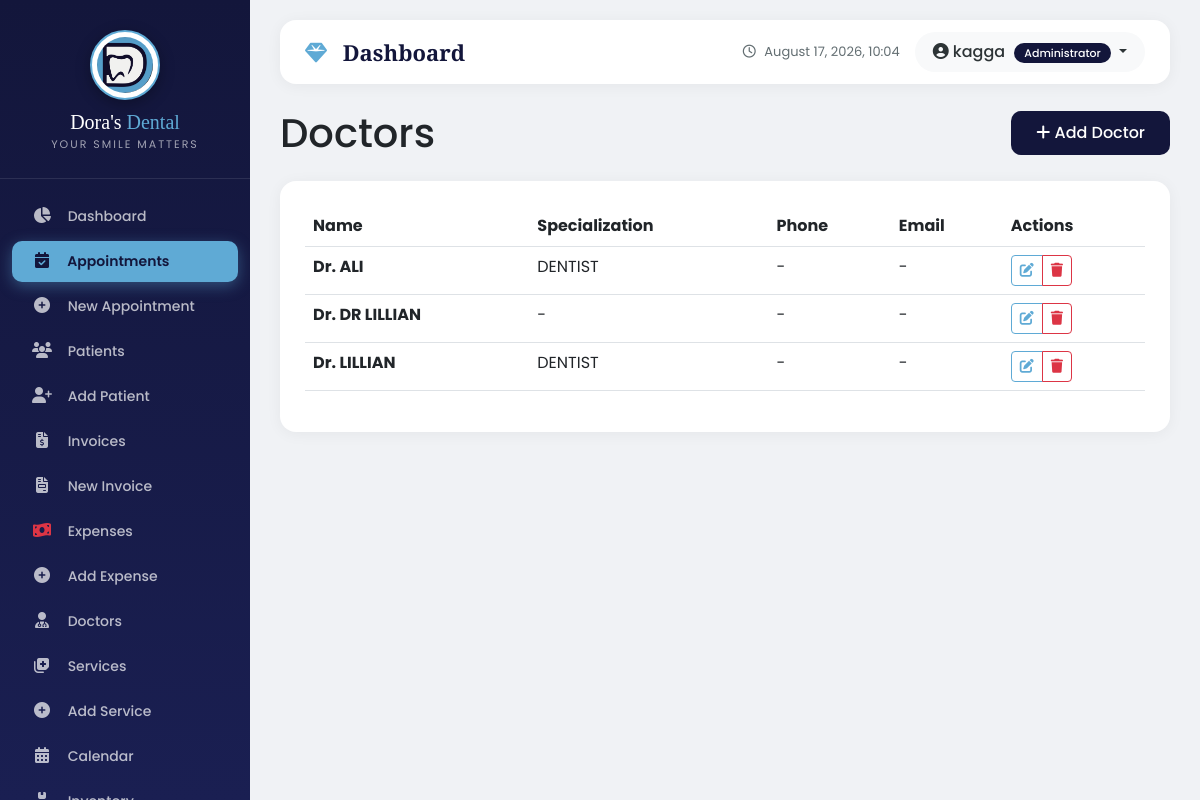
The app's page /appointments/doctors/ (signed in) with its own data.
### core/models.py (models this page shows, shortened)
class UserProfile(models.Model):
    ROLE_CHOICES = [
        ('admin', 'Administrator'),
        ('doctor', 'Doctor'),
        ('receptionist', 'Receptionist'),
        ('accountant', 'Accountant'),
        ('nurse', 'Nurse'),
        ('assistant', 'Assistant'),
    ]
    user = models.OneToOneField(User, on_delete=models.CASCADE, related_name='profile')
    role = models.CharField(max_length=20, choices=ROLE_CHOICES, default='receptionist')
    phone = models.CharField(max_length=20, blank=True, null=True)
    address = models.TextField(blank=True, null=True)
    profile_picture = models.ImageField(upload_to='profile_pics/', blank=True, null=True)
    is_active = models.BooleanField(default=True)
    created_at = models.DateTimeField(auto_now_add=True)
    updated_at = models.DateTimeField(auto_now=True)
    doctor = models.OneToOneField('appointments.Doctor', on_delete=models.SET_NULL, null=True, blank=True, related_name='user_profile')
    phone_verified = models.BooleanField(default=False)
    otp_code = models.CharField(max_length=6, blank=True, null=True)
    otp_created_at = models.DateTimeField(blank=True, null=True)
    otp_attempts = models.IntegerField(default=0)  # Fixed: added default=0
    last_otp_sent = models.DateTimeField(blank=True, null=True)
    class Meta:
        ordering = ['user__username']

### appointments/models.py (models this page shows, shortened)
class Doctor(models.Model):
    name = models.CharField(max_length=100)
    specialization = models.CharField(max_length=100, blank=True)
    phone = models.CharField(max_length=20, blank=True)
    email = models.EmailField(blank=True)
    is_active = models.BooleanField(default=True)
    class Meta:
        ordering = ['name']

### appointments/views.py (the view)
# urls.py: path('doctors/', views.doctor_list, name='doctors'),
@login_required
def doctor_list(request):
    doctors = Doctor.objects.filter(is_active=True).order_by('name')
    return render(request, 'appointments/doctors.html', {
        'doctors': doctors,
        'is_doctor': is_doctor(request.user),
    })

### appointments/views.py (called while the page is built)
def is_doctor(user):
    return hasattr(user, 'profile') and user.profile.role == 'doctor'

### core/models.py (called while the page is built)
    @classmethod
    def get_settings(cls):
        settings, created = cls.objects.get_or_create(id=1)
        return settings

### templates/appointments/doctors.html (shortened to what this page needs)
{% extends 'base.html' %}
{% load static %}
{% block content %}
<div class="d-flex justify-content-between align-items-center mb-4">
    <h1 class="mb-0">Doctors</h1>
    <a href="{% url 'appointments:doctor_add' %}" class="btn btn-primary">
        <i class="fas fa-plus"></i> Add Doctor
    </a>
</div>
<div class="card">
    <div class="card-body">
        {% if doctors %}
        <div class="table-responsive">
            <table class="table table-hover">
                <thead>
                    <tr>
                        <th>Name</th>
                        <th>Specialization</th>
                        <th>Phone</th>
                        <th>Email</th>
                        <th>Actions</th>
                    </tr>
                </thead>
                <tbody>
                    {% for doctor in doctors %}
                    <tr>
                        <td><strong>Dr. {{ doctor.name }}</strong></td>
                        <td>{{ doctor.specialization|default:"-" }}</td>
                        <td>{{ doctor.phone|default:"-" }}</td>
                        <td>{{ doctor.email|default:"-" }}</td>
                        <td>
                            <div class="btn-group btn-group-sm">
                                <a href="{% url 'appointments:doctor_edit' doctor.pk %}" class="btn btn-outline-primary">
                                    <i class="fas fa-edit"></i>
                                </a>
                                <button type="button" class="btn btn-outline-danger"
                                        onclick="if(confirm('Remove Dr. {{ doctor.name }}?')) window.location.href='{% url 'appointments:doctor_delete' doctor.pk %}'">
                                    <i class="fas fa-trash"></i>
                                </button>
                            </div>
                        </td>
                    </tr>
                    {% endfor %}
                </tbody>
            </table>
        </div>
        {% endif %}
    </div>
</div>
{% endblock %}

### templates/base.html (shortened to what this page needs)
<!DOCTYPE html>
<html lang="en">
<head>
    <link href="https://cdn.jsdelivr.net/npm/bootstrap@5.3.0/dist/css/bootstrap.min.css" rel="stylesheet">
    <link rel="stylesheet" href="https://cdnjs.cloudflare.com/ajax/libs/font-awesome/6.4.0/css/all.min.css">
    {% load static %}
</head>
<body>
    {% if user.is_authenticated %}
        <div class="sidebar">
            <div class="brand">
                <div class="logo-wrapper">
                    <img src="{% static 'images/dental_logo.png' %}" alt="Dora's Dental Logo">
                </div>
                <h3>Dora's <span>Dental</span></h3>
                <div class="tagline">Your Smile Matters</div>
            </div>
            <nav class="nav flex-column">
                <a class="nav-link "
                   href="
                   {% if user.profile.role == 'admin' %}
                       {% url 'core:admin_dashboard' %}
                   {% elif user.profile.role == 'doctor' %}
                       {% url 'core:doctor_dashboard' %}
                   {% elif user.profile.role == 'receptionist' %}
                       {% url 'core:receptionist_dashboard' %}
                   {% elif user.profile.role == 'accountant' %}
                       {% url 'core:accountant_dashboard' %}
                   {% else %}
                       {% url 'core:dashboard' %}
                   {% endif %}
                ">
                    <i class="fas fa-chart-pie"></i> <span>Dashboard</span>
                </a>
                <a class="nav-link {% if 'appointments' in request.path and 'add' not in request.path %}active{% endif %}" href="{% url 'appointments:list' %}">
                    <i class="fas fa-calendar-check"></i> <span>Appointments</span>
                </a>
                <a class="nav-link" href="{% url 'appointments:add' %}">
                    <i class="fas fa-plus-circle"></i> <span>New Appointment</span>
                </a>
                <a class="nav-link {% if 'patients' in request.path %}active{% endif %}" href="{% url 'patients:list' %}">
                    <i class="fas fa-users"></i> <span>Patients</span>
                </a>
                <a class="nav-link" href="{% url 'patients:add' %}">
                    <i class="fas fa-user-plus"></i> <span>Add Patient</span>
                </a>
                {% if user.profile.role == 'admin' or user.profile.role == 'accountant' %}
                    <a class="nav-link {% if 'billing' in request.path and 'expense' not in request.path and 'balance' not in request.path %}active{% endif %}" href="{% url 'billing:list' %}">
                        <i class="fas fa-file-invoice-dollar"></i> <span>Invoices</span>
                    </a>
                    <a class="nav-link" href="{% url 'billing:add' %}">
                        <i class="fas fa-file-invoice"></i> <span>New Invoice</span>
                    </a>
                    <a class="nav-link {% if 'expense' in request.path and 'add' not in request.path %}active{% endif %}" href="{% url 'billing:expense_list' %}">
                        <i class="fas fa-money-bill-wave text-danger"></i> <span>Expenses</span>
                    </a>
                    <a class="nav-link" href="{% url 'billing:expense_add' %}">
                        <i class="fas fa-plus-circle"></i> <span>Add Expense</span>
                    </a>
                {% endif %}
                <a class="nav-link" href="{% url 'appointments:doctors' %}">
                    <i class="fas fa-user-md"></i> <span>Doctors</span>
                </a>
                <a class="nav-link {% if 'services' in request.path and 'add' not in request.path %}active{% endif %}" href="{% url 'appointments:services' %}">
                    <i class="fas fa-notes-medical"></i> <span>Services</span>
                </a>
                <a class="nav-link" href="{% url 'appointments:service_add' %}">
                    <i class="fas fa-plus-circle"></i> <span>Add Service</span>
                </a>
                <a class="nav-link" href="{% url 'appointments:calendar' %}">
                    <i class="fas fa-calendar-alt"></i> <span>Calendar</span>
                </a>
                {% if user.profile.role == 'admin' or user.profile.role == 'accountant' %}
                    <a class="nav-link {% if 'inventory' in request.path and 'low-stock' not in request.path %}active{% endif %}" href="{% url 'inventory:list' %}">
                        <i class="fas fa-boxes"></i> <span>Inventory</span>
                    </a>
                {% endif %}
            </nav>
        </div>
        <div class="main-content">
            <div class="top-navbar">
                <div class="page-title">
                    <i class="fas fa-gem"></i> {% block page_title %}Dashboard{% endblock %}
                </div>
                <div class="user-info">
                    <div class="clock">
                        <i class="far fa-clock"></i> {% now "F j, Y, H:i" %}
                    </div>
                    <div class="user-dropdown dropdown">
                        <button class="btn dropdown-toggle" type="button" data-bs-toggle="dropdown">
                            <i class="fas fa-user-circle"></i> {{ user.get_full_name|default:user.username }}
                            <span class="role-badge">{{ user.profile.get_role_display }}</span>
                        </button>
                    </div>
                </div>
            </div>
            {% block content %}{% endblock %}
        </div>
    {% else %}
        <script>
            window.location.href = "{% url 'core:login' %}";
        </script>
    {% endif %}
</body>
</html>

### templates/base.html (style rules this page uses)
* { margin: 0; padding: 0; box-sizing: border-box; }
body { font-family: 'Poppins', sans-serif; background: #f0f2f5; }
.sidebar { min-height: 100vh; background: linear-gradient(180deg, #13163b 0%, #1a1f52 100%); padding-top: 20px; padding-bottom: 20px; position: fixed; left: 0; top: 0; width: 250px; z-index: 1000; transition: all 0.3s; overflow-y: auto; overflow-x: hidden; height: 100vh; display: flex; flex-direction: column; }
.sidebar { scrollbar-width: thin; scrollbar-color: rgba(255, 255, 255, 0.2) transparent; }
.sidebar .brand { text-align: center; padding: 10px 20px 25px; border-bottom: 1px solid rgba(255, 255, 255, 0.1); margin-bottom: 15px; flex-shrink: 0; }
.sidebar .brand .logo-wrapper { display: inline-block; width: 70px; height: 70px; background: #ffffff; border-radius: 50%; padding: 5px; box-shadow: 0 4px 15px rgba(0, 0, 0, 0.3); margin-bottom: 10px; border: 2px solid #5faad5; }
.sidebar .brand .logo-wrapper img { width: 100%; height: 100%; object-fit: contain; border-radius: 50%; }
.sidebar .brand h3 { font-family: 'Playfair Display', serif; color: white; font-size: 20px; margin: 0; }
.sidebar .brand h3 span { color: #5faad5; }
.sidebar .brand .tagline { color: rgba(255, 255, 255, 0.6); font-size: 11px; letter-spacing: 2px; text-transform: uppercase; margin-top: 2px; }
.sidebar .nav { flex: 1; padding-bottom: 20px; }
.sidebar .nav-link { color: rgba(255, 255, 255, 0.7); padding: 10px 20px; margin: 2px 12px; border-radius: 10px; transition: all 0.3s; font-size: 14px; font-weight: 500; }
.sidebar .nav-link.active { background: #5faad5; color: #13163b; box-shadow: 0 4px 15px rgba(95, 170, 213, 0.4); font-weight: 600; }
.sidebar .nav-link i { margin-right: 12px; width: 20px; text-align: center; font-size: 16px; }
.main-content { margin-left: 250px; padding: 20px 30px; min-height: 100vh; }
.top-navbar { background: white; border-radius: 16px; padding: 12px 25px; margin-bottom: 25px; box-shadow: 0 2px 15px rgba(0, 0, 0, 0.05); display: flex; justify-content: space-between; align-items: center; }
.top-navbar .page-title { font-family: 'Playfair Display', serif; font-size: 22px; font-weight: 700; color: #13163b; }
.top-navbar .page-title i { color: #5faad5; margin-right: 10px; }
.top-navbar .user-info { display: flex; align-items: center; gap: 15px; }
.top-navbar .user-info .clock { color: #636e72; font-size: 13px; }
.top-navbar .user-info .clock i { margin-right: 5px; }
.top-navbar .user-dropdown .btn { background: #f8f9fa; border: none; border-radius: 50px; padding: 8px 18px; font-weight: 500; color: #2d3436; transition: all 0.3s; }
.top-navbar .user-dropdown .btn .role-badge { background: #13163b; color: white; padding: 2px 10px; border-radius: 20px; font-size: 11px; margin-left: 5px; }
.card { border-radius: 16px; box-shadow: 0 2px 15px rgba(0, 0, 0, 0.05); border: none; transition: all 0.3s; }
.card-body { padding: 25px; }
.btn-primary { background: #13163b; border: none; padding: 10px 25px; border-radius: 10px; font-weight: 500; transition: all 0.3s; }
.btn-outline-primary { border-color: #5faad5; color: #5faad5; }

### records on screen
Doctor: name "ALI", specialization "DENTIST", phone "-", email "-"
Doctor: name "DR LILLIAN", specialization "-", phone "-", email "-"
Doctor: name "LILLIAN", specialization "DENTIST", phone "-", email "-"

### other values on screen
{{ user.get_full_name|default:user.username }} "kagga"
{{ user.profile.get_role_display }} "Administrator"
